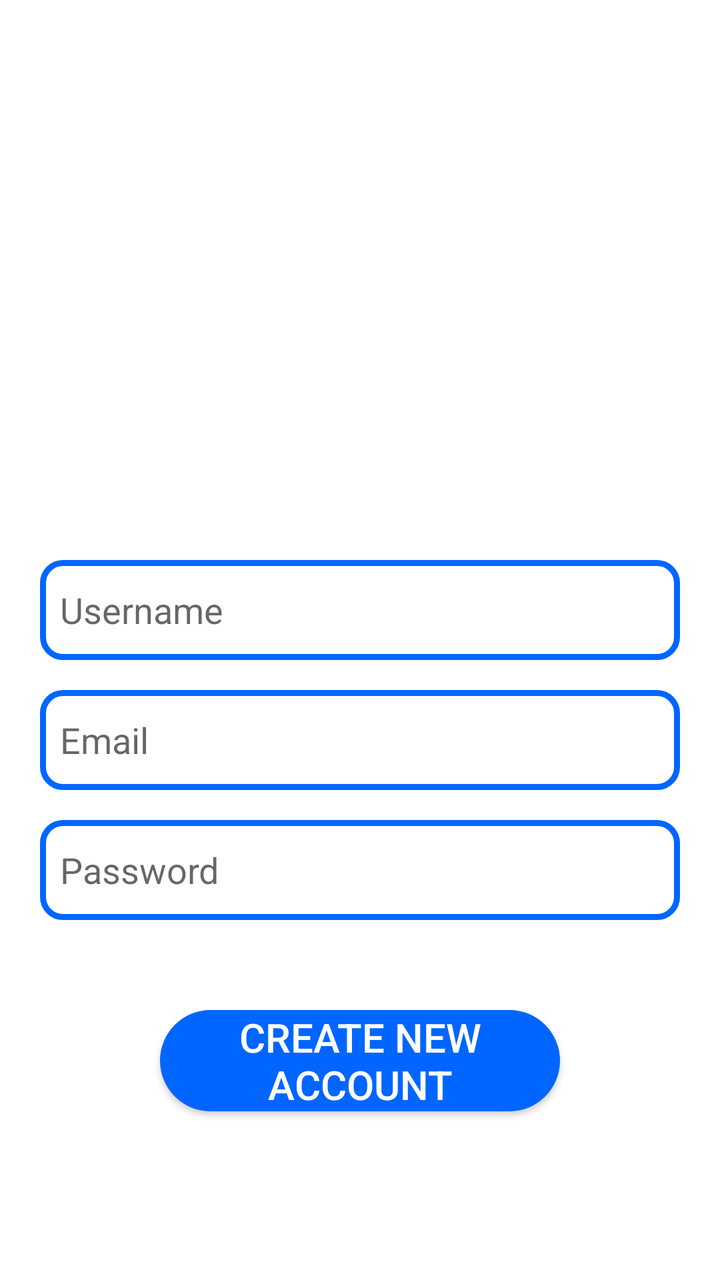
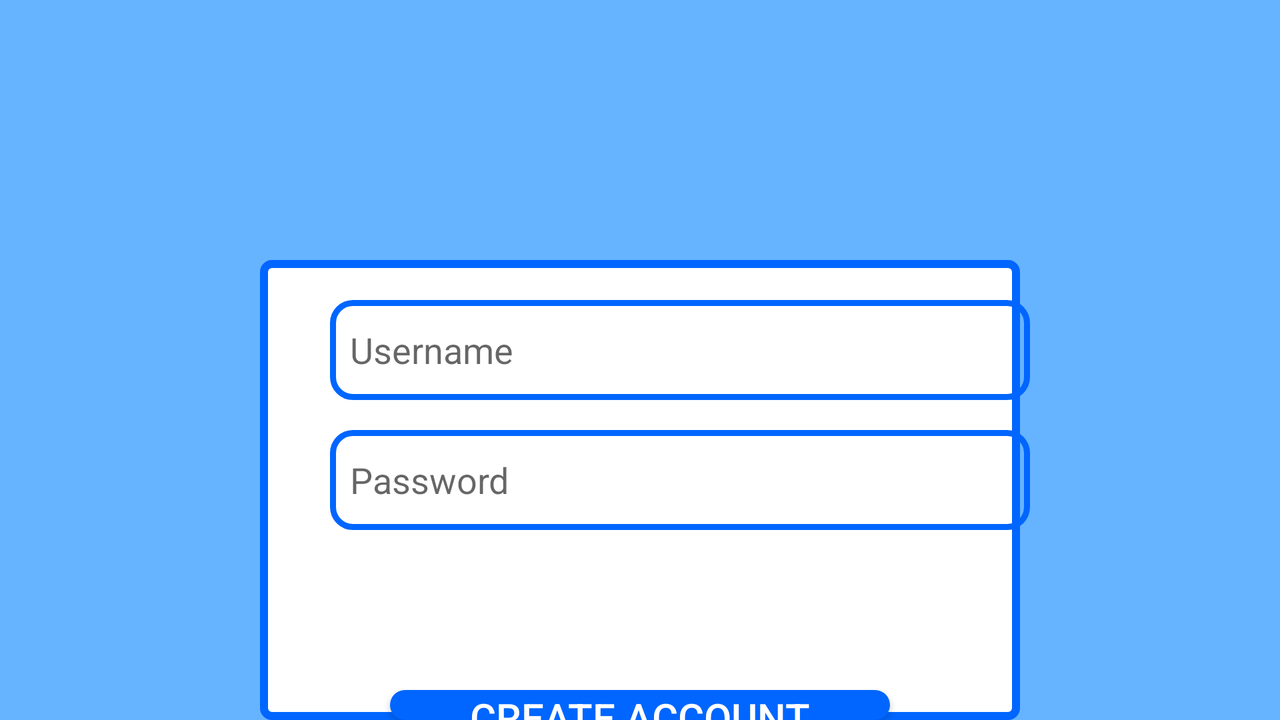

Compare how this app lays out the same screen by default and in its alternative resource folder. The renders come first, then the two layout files and the values they reference.
<!-- AndroidManifest.xml: application theme Theme.CMovProject -->
<!-- res/layout/activity_sing_up.xml -->
<?xml version="1.0" encoding="utf-8"?>
<RelativeLayout xmlns:android="http://schemas.android.com/apk/res/android"
    xmlns:app="http://schemas.android.com/apk/res-auto"
    xmlns:tools="http://schemas.android.com/tools"
    android:layout_width="match_parent"
    android:layout_height="match_parent"
    tools:context=".SingUp">

    <ImageView
        android:id="@+id/app_logo"
        android:layout_width="300dp"
        android:layout_height="150dp"
        android:src="@drawable/logo"
        android:layout_centerHorizontal="true"
        android:layout_marginTop="100dp"/>

    <EditText
        android:id="@+id/edt_name"
        android:layout_width="match_parent"
        android:layout_height="50dp"
        android:layout_below="@id/app_logo"
        android:layout_marginLeft="20dp"
        android:layout_marginTop="30dp"
        android:layout_marginRight="20dp"
        android:background="@drawable/edt_background"
        android:hint="Username"
        android:paddingLeft="10dp" />

    <EditText
        android:id="@+id/edt_email"
        android:layout_width="match_parent"
        android:layout_height="50dp"
        android:layout_below="@id/edt_name"
        android:layout_marginTop="15dp"
        android:hint="Email"
        android:layout_marginLeft="20dp"
        android:layout_marginRight="20dp"
        android:background="@drawable/edt_background"
        android:paddingLeft="10dp"/>

    <EditText
        android:id="@+id/edt_password"
        android:layout_width="match_parent"
        android:layout_height="50dp"
        android:layout_below="@id/edt_email"
        android:layout_marginTop="15dp"
        android:hint="Password"
        android:layout_marginLeft="20dp"
        android:layout_marginRight="20dp"
        android:background="@drawable/edt_background"
        android:paddingLeft="10dp"/>


    <Button
        android:id="@+id/btn_signup"
        android:text="Create new Account"
        android:layout_width="200dp"
        android:layout_height="wrap_content"
        android:layout_below="@id/edt_password"
        android:layout_centerHorizontal="true"
        android:layout_marginTop="45dp"
        android:background="@drawable/btn_background"
        android:textColor="@color/white"
        android:textSize="20sp"
        />


</RelativeLayout>
<!-- resources referenced by this layout -->
<resources>
  <color name="white">#FFFFFFFF</color>
  <!-- drawable btn_background (drawable) -->
  <?xml version="1.0" encoding="utf-8"?>
  
  <shape xmlns:android="http://schemas.android.com/apk/res/android">
      <corners android:radius="800dp"/>
      <solid android:color="@color/dark_blue_ist"/>
  </shape>
  <!-- drawable edt_background (drawable) -->
  <?xml version="1.0" encoding="utf-8"?>
  
  <shape xmlns:android="http://schemas.android.com/apk/res/android">
      <corners android:radius="10dp"/>
      <stroke android:color="@color/dark_blue_ist" android:width="3dp"/>
  </shape>
  <!-- drawable logo: png bitmap (drawable-night, 12826 bytes) -->
  <style name="Theme.CMovProject" parent="Theme.MaterialComponents.DayNight.DarkActionBar">
          
          <item name="colorPrimary">@color/purple_500</item>
          <item name="colorPrimaryVariant">@color/purple_700</item>
          <item name="colorOnPrimary">@color/white</item>
          
          <item name="colorSecondary">@color/teal_200</item>
          <item name="colorSecondaryVariant">@color/teal_700</item>
          <item name="colorOnSecondary">@color/black</item>
          
          <item name="android:statusBarColor" tools:targetApi="l">?attr/colorPrimaryVariant</item>
          
      </style>
  <color name="dark_blue_ist">#0066ff</color>
  <color name="purple_500">#FF6200EE</color>
  <color name="purple_700">#FF3700B3</color>
  <color name="teal_200">#FF03DAC5</color>
  <color name="teal_700">#FF018786</color>
  <color name="black">#FF000000</color>
</resources>
<!-- res/layout-land/activity_sing_up.xml (the author's variant of the layout above) -->
<!-- drawn on the phone turned sideways -->
<?xml version="1.0" encoding="utf-8"?>
<RelativeLayout xmlns:android="http://schemas.android.com/apk/res/android"
    xmlns:app="http://schemas.android.com/apk/res-auto"
    xmlns:tools="http://schemas.android.com/tools"
    android:layout_width="match_parent"
    android:layout_height="match_parent"
    tools:context=".Login"
    android:background="@color/blue_ist">


    <ImageView
        android:id="@+id/rectimage"
        android:layout_width="380dp"
        android:layout_height="400dp"
        android:layout_centerHorizontal="true"
        android:layout_marginTop="130dp"
        android:src="@drawable/rectangle" />

    <ImageView
        android:id="@+id/app_logo"
        android:layout_width="300dp"
        android:layout_height="150dp"
        android:layout_centerHorizontal="true"
        android:layout_marginTop="0dp"
        android:src="@drawable/logo" />

    <EditText
        android:id="@+id/edt_name"
        android:layout_width="350dp"
        android:layout_height="50dp"
        android:layout_below="@id/app_logo"
        android:layout_marginLeft="165dp"
        android:layout_marginTop="0dp"
        android:layout_marginRight="40dp"
        android:background="@drawable/edt_background"
        android:hint="Username"
        android:paddingStart="10dp"
        android:textColor="@color/black" />


    <EditText
        android:id="@+id/edt_password"
        android:layout_width="350dp"
        android:layout_height="50dp"
        android:layout_below="@id/edt_name"
        android:layout_marginLeft="165dp"
        android:layout_marginTop="15dp"
        android:layout_marginRight="40dp"
        android:background="@drawable/edt_background"
        android:hint="Password"
        android:paddingStart="10dp"
        android:textColor="@color/black" />

    <androidx.appcompat.widget.AppCompatButton
        android:id="@+id/btn_signup"
        android:text="Create Account"
        android:layout_width="250dp"
        android:layout_height="30dp"
        android:layout_below="@id/edt_password"
        android:layout_centerHorizontal="true"
        android:layout_marginTop="80dp"
        android:background="@drawable/btn_background"
        android:textColor="@color/white"
        android:textSize="20sp"
        />


</RelativeLayout>
<!-- resources referenced by the variant -->
<!-- as the phone turned sideways resolves them -->
<resources>
  <color name="black">#FF000000</color>
  <color name="blue_ist">#66b3ff</color>
  <color name="white">#FFFFFFFF</color>
  <!-- drawable btn_background (drawable) -->
  <?xml version="1.0" encoding="utf-8"?>
  
  <shape xmlns:android="http://schemas.android.com/apk/res/android">
      <corners android:radius="800dp"/>
      <solid android:color="@color/dark_blue_ist"/>
  </shape>
  <!-- drawable edt_background (drawable) -->
  <?xml version="1.0" encoding="utf-8"?>
  
  <shape xmlns:android="http://schemas.android.com/apk/res/android">
      <corners android:radius="10dp"/>
      <stroke android:color="@color/dark_blue_ist" android:width="3dp"/>
  </shape>
  <!-- drawable logo: png bitmap (drawable-night, 12826 bytes) -->
  <!-- drawable rectangle (drawable) -->
  <?xml version="1.0" encoding="utf-8"?>
  
  <shape xmlns:android="http://schemas.android.com/apk/res/android" android:shape="rectangle">
      <solid android:color="@android:color/white"/>
      <corners android:radius="12px"/>
      <stroke  android:width="4dip" android:color="@color/dark_blue_ist"/>
  </shape>
  <style name="Theme.CMovProject" parent="Theme.MaterialComponents.DayNight.DarkActionBar">
          
          <item name="colorPrimary">@color/purple_500</item>
          <item name="colorPrimaryVariant">@color/purple_700</item>
          <item name="colorOnPrimary">@color/white</item>
          
          <item name="colorSecondary">@color/teal_200</item>
          <item name="colorSecondaryVariant">@color/teal_700</item>
          <item name="colorOnSecondary">@color/black</item>
          
          <item name="android:statusBarColor" tools:targetApi="l">?attr/colorPrimaryVariant</item>
          
      </style>
  <color name="dark_blue_ist">#0066ff</color>
  <color name="purple_500">#FF6200EE</color>
  <color name="purple_700">#FF3700B3</color>
  <color name="teal_200">#FF03DAC5</color>
  <color name="teal_700">#FF018786</color>
</resources>
